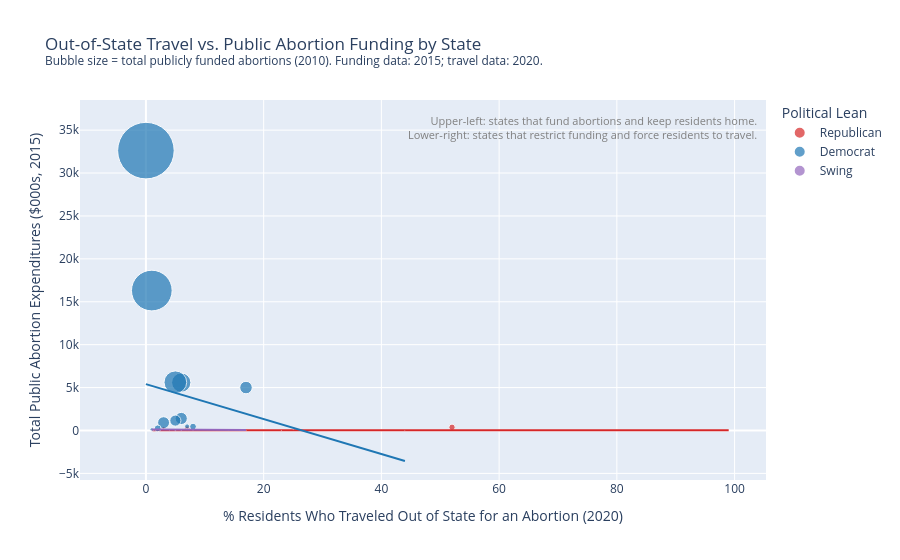

Notebook code cell kept with this figure:
### Markdown cell above
Chart 2: Net Abortion Flow by State (Pro-Access)

This diverging bar chart shows each state's net abortion flow, the difference between abortions performed there (by occurrence) and abortions obtained by its residents (by residence). A positive bar means the state received more abortions than its residents generated, absorbing demand from elsewhere; a negative bar means residents left the state for care. The color pattern is striking: negative bars are dominated by Republican states (Missouri, South Carolina, Texas, Alabama), while positive bars are concentrated among Democratic states (Illinois, New York, New Mexico, California). Together, the chart illustrates how restrictive states effectively offload the burden of reproductive care onto neighboring states with fewer restrictions, straining their providers and infrastructure.

### Code cell
col_travel = "% of residents obtaining abortions who traveled out of state for care, 2020"
col_funding = "Total reported public expenditures for abortions (in 000s of dollars), 2015"
col_funded_count = "Total no. of publicly funded abortions , 2010"

df_travel = df.sort_values(col_travel, ascending=False).copy()

df_travel[col_funded_count] = pd.to_numeric(df_travel[col_funded_count], errors="coerce").fillna(0)
df_travel[col_funding] = pd.to_numeric(df_travel[col_funding], errors="coerce").fillna(0)

# Plotly requires size > 0; add a small floor so zero-funding states still appear as dots
df_travel["bubble_size"] = df_travel[col_funded_count].clip(lower=1)

fig5 = px.scatter(
    df_travel,
    x=col_travel,
    y=col_funding,
    color="political_lean",
    color_discrete_map=color_map,
    size="bubble_size",
    size_max=40,
    trendline="ols",
    hover_name="U.S. State",
    hover_data={
        col_travel: True,
        col_funding: True,
        col_funded_count: True,
        "bubble_size": False,
        "abbr": False,
    },
    title=(
        "Out-of-State Travel vs. Public Abortion Funding by State<br>"
        "<sup>Bubble size = total publicly funded abortions (2010). "
        "Funding data: 2015; travel data: 2020.</sup>"
    ),
    labels={
        col_travel: "% Residents Who Traveled Out of State for an Abortion (2020)",
        col_funding: "Total Public Abortion Expenditures ($000s, 2015)",
        col_funded_count: "Publicly Funded Abortions (2010)",
        "political_lean": "Political Lean",
    },
)
fig5.update_traces(textposition="top center")
fig5.update_layout(
    annotations=[
        dict(
            text="Upper-left: states that fund abortions and keep residents home.<br>"
                 "Lower-right: states that restrict funding and force residents to travel.",
            xref="paper", yref="paper",
            x=0.99, y=0.97,
            xanchor="right",
            showarrow=False,
            font=dict(size=11, color="gray"),
            align="right",
        )
    ]
)
fig5.show()

### Figure 1 — Plotly figure (JSON) as saved in the notebook; plotly's stock layout.template omitted (floating-point values rounded to 4 significant figures)
{"data": [{"customdata": [[0, 1, "MO"], [0, 1, "WY"], [0, 1, "SD"], [9, 9, "SC"], [1111, 1111, "WV"], [9, 9, "AL"], [0, 1, "MS"], [0, 1, "KY"], [0, 1, "AR"], [0, 1, "IN"], [0, 1, "ID"], [0, 1, "TN"], [0, 1, "LA"], [0, 1, "ND"], [23, 23, "IA"], [9, 9, "OH"], [3, 3, "TX"], [0, 1, "UT"], [0, 1, "NE"], [835, 835, "AK"], [0, 1, "OK"], [0, 1, "KS"], [422, 422, "MT"], [3, 3, "NC"], [0, 1, "FL"]], "hovertemplate": "<b>%{hovertext}</b><br><br>Political Lean=Republican<br>% Residents Who Traveled Out of State for an Abortion (2020)=%{x}<br>Total Public Abortion Expenditures ($000s, 2015)=%{y}<br>Publicly Funded Abortions (2010)=%{customdata[0]}<extra></extra>", "hovertext": ["Missouri", "Wyoming", "South Dakota", "South Carolina", "West Virginia", "Alabama", "Mississippi", "Kentucky", "Arkansas", "Indiana", "Idaho", "Tennessee", "Louisiana", "North Dakota", "Iowa", "Ohio", "Texas", "Utah", "Nebraska", "Alaska", "Oklahoma", "Kansas", "Montana", "North Carolina", "Florida"], "legendgroup": "Republican", "marker": {"color": "#d62728", "size": [1.0, 1.0, 1.0, 9.0, 1111.0, 9.0, 1.0, 1.0, 1.0, 1.0, 1.0, 1.0, 1.0, 1.0, 23.0, 9.0, 3.0, 1.0, 1.0, 835.0, 1.0, 1.0, 422.0, 3.0, 1.0], "sizemode": "area", "sizeref": 55.29, "symbol": "circle"}, "mode": "markers", "name": "Republican", "orientation": "v", "showlegend": true, "textposition": "top center", "type": "scatter", "x": [99, 88, 84, 57, 52, 47, 44, 39, 37, 31, 26, 23, 21, 13, 12, 10, 8, 8, 8, 7, 5, 4, 3, 2, 1], "xaxis": "x", "y": [15.0, 0.0, 0.0, 0.0, 375.0, 22.0, 0.0, 0.0, 0.0, 0.0, 0.0, 0.0, 0.0, 0.0, 0.0, 6.0, 0.0, 0.0, 0.0, 216.0, 0.0, 0.0, 238.0, 7.0, 0.0], "yaxis": "y"}, {"hovertemplate": "<b>OLS trendline</b><br>Total reported public expenditures for abortions (in 000s of dollars), 2015 = -0.06681 * % of residents obtaining abortions who traveled out of state for care, 2020 + 37.1082<br>R<sup>2</sup>=0.000410<br><br>Political Lean=Republican<br>% Residents Who Traveled Out of State for an Abortion (2020)=%{x}<br>Total Public Abortion Expenditures ($000s, 2015)=%{y} <b>(trend)</b><extra></extra>", "legendgroup": "Republican", "marker": {"color": "#d62728", "symbol": "circle"}, "mode": "lines", "name": "Republican", "showlegend": false, "textposition": "top center", "type": "scatter", "x": [1, 2, 3, 4, 5, 7, 8, 8, 8, 10, 12, 13, 21, 23, 26, 31, 37, 39, 44, 47, 52, 57, 84, 88, 99], "xaxis": "x", "y": [37.04, 36.97, 36.91, 36.84, 36.77, 36.64, 36.57, 36.57, 36.57, 36.44, 36.31, 36.24, 35.71, 35.57, 35.37, 35.04, 34.64, 34.5, 34.17, 33.97, 33.63, 33.3, 31.5, 31.23, 30.49], "yaxis": "y"}, {"customdata": [[1, 1, "DE"], [2, 2, "VA"], [3, 3, "NH"], [4352, 4352, "MD"], [0, 1, "RI"], [1270, 1270, "NM"], [699, 699, "VT"], [10277, 10277, "NJ"], [4100, 4100, "MA"], [0, 1, "CT"], [14236, 14236, "WA"], [3427, 3427, "OR"], [15, 15, "ME"], [0, 1, "NV"], [3941, 3941, "MN"], [1279, 1279, "HI"], [45722, 45722, "NY"], [371, 371, "IL"], [0, 1, "CO"], [88466, 88466, "CA"]], "hovertemplate": "<b>%{hovertext}</b><br><br>Political Lean=Democrat<br>% Residents Who Traveled Out of State for an Abortion (2020)=%{x}<br>Total Public Abortion Expenditures ($000s, 2015)=%{y}<br>Publicly Funded Abortions (2010)=%{customdata[0]}<extra></extra>", "hovertext": ["Delaware", "Virginia", "New Hampshire", "Maryland", "Rhode Island", "New Mexico", "Vermont", "New Jersey", "Massachusetts", "Connecticut", "Washington", "Oregon", "Maine", "Nevada", "Minnesota", "Hawaii", "New York", "Illinois", "Colorado", "California"], "legendgroup": "Democrat", "marker": {"color": "#1f77b4", "size": [1.0, 2.0, 3.0, 4352.0, 1.0, 1270.0, 699.0, 10280.0, 4100.0, 1.0, 14240.0, 3427.0, 15.0, 1.0, 3941.0, 1279.0, 45720.0, 371.0, 1.0, 88470.0], "sizemode": "area", "sizeref": 55.29, "symbol": "circle"}, "mode": "markers", "name": "Democrat", "orientation": "v", "showlegend": true, "textposition": "top center", "type": "scatter", "x": [44, 25, 23, 17, 17, 8, 7, 6, 6, 6, 5, 5, 5, 4, 3, 2, 1, 1, 1, 0], "xaxis": "x", "y": [0.0, 100.0, 0.0, 5000.0, 0.0, 453.0, 478.0, 5580.0, 1400.0, 184.0, 5617.0, 1152.0, 0.0, 0.0, 906.0, 253.0, 16310.0, 99.0, 0.0, 32610.0], "yaxis": "y"}, {"hovertemplate": "<b>OLS trendline</b><br>Total reported public expenditures for abortions (in 000s of dollars), 2015 = -203.593 * % of residents obtaining abortions who traveled out of state for care, 2020 + 5400.47<br>R<sup>2</sup>=0.079886<br><br>Political Lean=Democrat<br>% Residents Who Traveled Out of State for an Abortion (2020)=%{x}<br>Total Public Abortion Expenditures ($000s, 2015)=%{y} <b>(trend)</b><extra></extra>", "legendgroup": "Democrat", "marker": {"color": "#1f77b4", "symbol": "circle"}, "mode": "lines", "name": "Democrat", "showlegend": false, "textposition": "top center", "type": "scatter", "x": [0, 1, 1, 1, 2, 3, 4, 5, 5, 5, 6, 6, 6, 7, 8, 17, 17, 23, 25, 44], "xaxis": "x", "y": [5400.0, 5197.0, 5197.0, 5197.0, 4993.0, 4790.0, 4586.0, 4383.0, 4383.0, 4383.0, 4179.0, 4179.0, 4179.0, 3975.0, 3772.0, 1939.0, 1939.0, 717.8, 310.6, -3558.0], "yaxis": "y"}, {"customdata": [[0, 1, "WI"], [7, 7, "PA"], [14, 14, "AZ"], [8, 8, "GA"], [7, 7, "MI"]], "hovertemplate": "<b>%{hovertext}</b><br><br>Political Lean=Swing<br>% Residents Who Traveled Out of State for an Abortion (2020)=%{x}<br>Total Public Abortion Expenditures ($000s, 2015)=%{y}<br>Publicly Funded Abortions (2010)=%{customdata[0]}<extra></extra>", "hovertext": ["Wisconsin", "Pennsylvania", "Arizona", "Georgia", "Michigan"], "legendgroup": "Swing", "marker": {"color": "#9467bd", "size": [1.0, 7.0, 14.0, 8.0, 7.0], "sizemode": "area", "sizeref": 55.29, "symbol": "circle"}, "mode": "markers", "name": "Swing", "orientation": "v", "showlegend": true, "textposition": "top center", "type": "scatter", "x": [17, 14, 6, 5, 1], "xaxis": "x", "y": [0.0, 76.0, 40.0, 298.0, 0.0], "yaxis": "y"}, {"hovertemplate": "<b>OLS trendline</b><br>Total reported public expenditures for abortions (in 000s of dollars), 2015 = -4.32506 * % of residents obtaining abortions who traveled out of state for care, 2020 + 119.995<br>R<sup>2</sup>=0.053549<br><br>Political Lean=Swing<br>% Residents Who Traveled Out of State for an Abortion (2020)=%{x}<br>Total Public Abortion Expenditures ($000s, 2015)=%{y} <b>(trend)</b><extra></extra>", "legendgroup": "Swing", "marker": {"color": "#9467bd", "symbol": "circle"}, "mode": "lines", "name": "Swing", "showlegend": false, "textposition": "top center", "type": "scatter", "x": [1, 5, 6, 14, 17], "xaxis": "x", "y": [115.7, 98.37, 94.05, 59.44, 46.47], "yaxis": "y"}], "layout": {"annotations": [{"align": "right", "font": {"color": "gray", "size": 11}, "showarrow": false, "text": "Upper-left: states that fund abortions and keep residents home.<br>Lower-right: states that restrict funding and force residents to travel.", "x": 0.99, "xanchor": "right", "xref": "paper", "y": 0.97, "yref": "paper"}], "legend": {"itemsizing": "constant", "title": {"text": "Political Lean"}, "tracegroupgap": 0}, "title": {"text": "Out-of-State Travel vs. Public Abortion Funding by State<br><sup>Bubble size = total publicly funded abortions (2010). Funding data: 2015; travel data: 2020.</sup>"}, "xaxis": {"anchor": "y", "domain": [0, 1], "title": {"text": "% Residents Who Traveled Out of State for an Abortion (2020)"}}, "yaxis": {"anchor": "x", "domain": [0, 1], "title": {"text": "Total Public Abortion Expenditures ($000s, 2015)"}}}}
